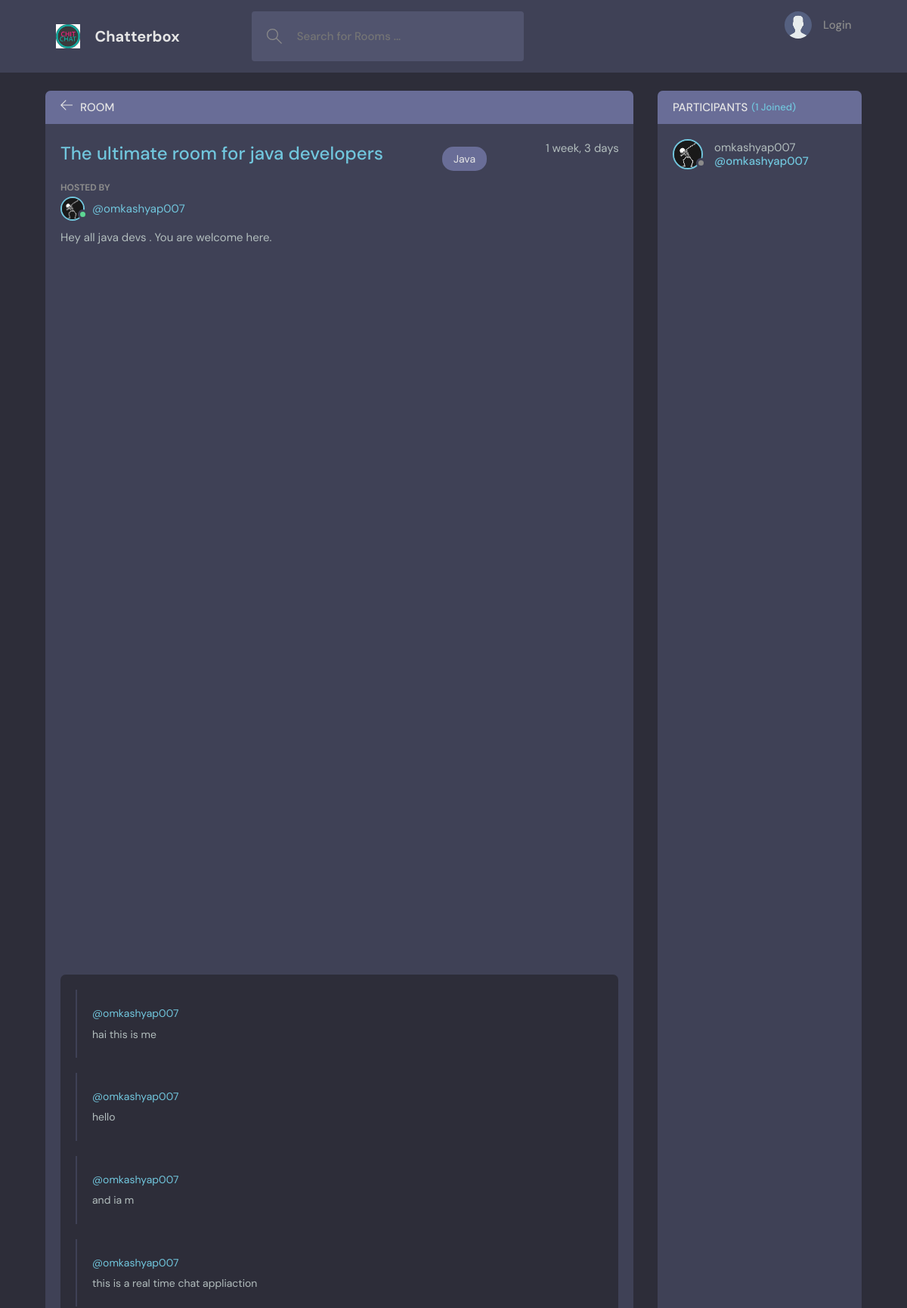
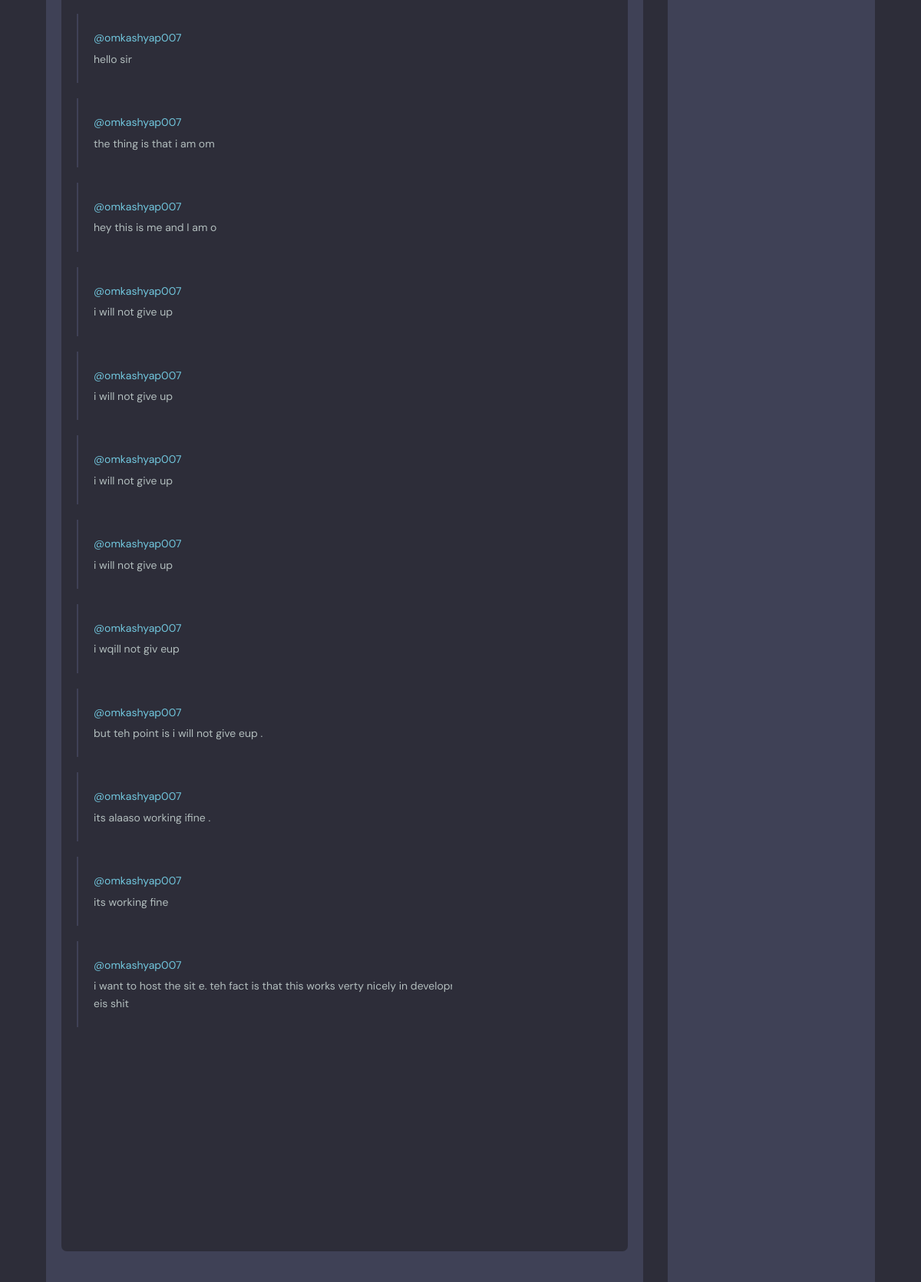
The app's page /room/2 (upper part) with its own data (2 pictures, top to bottom).
### base/models.py (models this page shows, shortened)
class Chatroom(models.Model) :
    host = models.ForeignKey(User , on_delete = models.CASCADE )
    topic = models.ForeignKey("base.Topic", verbose_name="topic", on_delete=models.SET_NULL , null = True)
    roomname = models.CharField(max_length = 200 )
    description = models.TextField(null = True ,  blank = True)
    participants = models.ManyToManyField(User, verbose_name="participants" , related_name = "participants"  )
    updated = models.DateTimeField(auto_now = True)
    created = models.DateTimeField(auto_now_add = True)
    class Meta :
        ordering = ["-updated" , "-created"]

class Topic(models.Model) :
    name = models.CharField(max_length = 100)
    created = models.DateTimeField(auto_now_add = True)
    class Meta :
        ordering = ["created"]
    def __str__(self):
        return str(self.name)

class Profile(models.Model) :
    user = models.OneToOneField(User , on_delete = models.CASCADE)
    image = models.ImageField(default = "default.jpg" , upload_to = "profile_pics")
    first_name = models.CharField(max_length=50 , blank = True , null = True)
    last_name = models.CharField(max_length=50 , blank = True , null = True)
    aboutuser = models.TextField(null = True , blank = True)

class Message(models.Model) :
    user = models.ForeignKey(User , on_delete = models.CASCADE)
    room = models.ForeignKey(Chatroom , on_delete = models.CASCADE)
    body = models.TextField()
    udpated = models.DateTimeField(auto_now = True)
    created = models.DateTimeField(auto_now_add = True)
    class Meta:
        ordering = ["-udpated" , "-created"]

### base/views.py (the view)
# urls.py: path("room/<int:pk>", base_views.Room, name="chat-room"),
def Room(request, pk):
    user = request.user
    room = Chatroom.objects.get(id = pk)
    if not room :
        return redirect("chat-home")
    room_messages = room.message_set.all()[:20]
    context = {"room": room , "room_messages" : room_messages , "user" : user }
    return render(request, "base/roomPage.html", context)

### base/templates/base/roomPage.html (shortened to what this page needs)
{% extends "base.html" %} {% block content %}
<main class="profile-page layout layout--2">
  <div class="container">
    <div class="room">
      <div class="room__top">
        <div class="room__topLeft">
          <a href="{% url 'chat-home' %}">
            <svg
              version="1.1"
              xmlns="http://www.w3.org/2000/svg"
              width="32"
              height="32"
              viewBox="0 0 32 32"
            >
              <title>arrow-left</title>
              <path
                d="M13.723 2.286l-13.723 13.714 13.719 13.714 1.616-1.611-10.96-10.96h27.625v-2.286h-27.625l10.965-10.965-1.616-1.607z"
              ></path>
            </svg>
          </a>
          <h3>Room</h3>
        </div>
      </div>
      <div class="room__box scroll">
        <div class="room__header scroll">
          <div class="room__info">
            <h3>{{room.roomname}}</h3>
            <span class="room__topics">{{room.topic}}</span>
            <span>{{room.created|timesince}}</span>
          </div>
          <div class="room__hosted">
            <p>Hosted By</p>
            <a
              href="{% url 'user-profile' pk=room.host.id %}"
              class="room__author"
            >
              <div
                class="avatar avatar--small {% if room.host.is_active %}active{% endif %}"
              >
                <img src="{{room.host.profile.image.url}}" />
              </div>
              <span>@{{room.host.username}}</span>
            </a>
          </div>
          <div class="room__details">{{room.description}}</div>
        </div>
        <div class="room__conversation">
          <div id = "thread_scroll" class="threads scroll" >
            {% for message in room_messages %}
            <div class="thread">
              <div class="thread__top">
                <div class="thread__author">
                  <a
                    href="{% url 'user-profile' pk=message.user.id %}"
                    class="thread__authorInfo"
                  >
                    <span>@{{message.user}}</span>
                  </a>
                </div>
              </div>
              <div class="thread__details">{{message.body}}</div>
            </div>
            {% endfor %}
          </div>
        </div>
      </div>
    </div>
    <div class="participants">
      <h3 class="participants__top">
        Participants <span>({{room.participants.all.count}} Joined)</span>
      </h3>
      <div class="participants__list scroll">
        {% for participant in room.participants.all %}
        <a
          href="{% url 'user-profile' pk=participant.id %}"
          class="participant"
        >
          <div
            class="avatar avatar--medium {% if request.user.is_active %}active{% endif %}"
          >
            <img src="{{participant.profile.image.url}}" />
          </div>
          <p>
            {% if participant.first_name %}
            {{participant.first_name}}
             {% if participant.last_name %}
             {{participant.last_name}}
             {% endif %}
             {% else %}
              {{participant.username}}
               {% endif %}
            <span>@{{participant.username}}</span>
          </p>
        </a>
        {% endfor %}
      </div>
    </div>
  </div>
</main>
{% endblock content %}

### templates/base.html (shortened to what this page needs)
{% load static %}
<!DOCTYPE html>
<html lang="en">
  <head>
    <link rel="stylesheet" href="{% static 'style/main.css' %}" />
  </head>
  <body>
    <header class="header header--loggedIn">
      <div class="container">
        <a href="/" class="header__logo">
          <img src="{% static 'images/logo.jpg' %}" />
          <h1>Chatterbox</h1>
        </a>
        <form class="header__search" method ="GET" action = "{% url 'chat-home' %}">
          <label>
              <input type = "text" placeholder = "Search for Rooms ..." name ="q" >
          </label>
        </form>
        <nav class="header__menu">
          {% if request.user.is_authenticated %}
          <div class="header__user">
            <a href="{% url 'user-profile' pk=request.user.id %}">
              <div class="avatar avatar--medium active">
                <img src="{{request.user.profile.image.url}}" />
              </div>
              <p>{% if user.profile.first_name %} {{user.profile.first_name}} {% if user.profile.last_name %} {{user.profile.last_name}} {% endif %} {% endif %} <span>@{{request.user.username}}</span></p>
            </a>
            <button class="dropdown-button">
              <svg version="1.1" xmlns="http://www.w3.org/2000/svg" width="32" height="32" viewBox="0 0 32 32">
                <title>chevron-down</title>
                <path d="M16 21l-13-13h-3l16 16 16-16h-3l-13 13z"></path>
              </svg>
            </button>
          </div>
          {% else %}
          <a href="{% url 'auth-login' %}">
            <img src="{% static 'assets/avatar.svg' %}" />
            <p>Login</p>
          </a>
          {% endif %}
        </nav>
      </div>
    </header>
    {% block content %}
    {% endblock content %}
  </body>
</html>

### base/templates/base/roomPage.html (style rules this page uses)
.form__group input, input, .form__group textarea, .form__group select, input[type="submit"] { background-color: var(--color-dark); border: 1px solid var(--color-dark-light); padding: 1rem; border-radius: 3px; width: 100%; color: var(--color-light); font-weight: 500; outline: none; }

### records on screen
Chatroom: roomname "The ultimate room for java developers", topic "Java", created "1 week, 3 days", host.profile.image (placeholder picture), host.username "omkashyap007", description "Hey all java devs . You are welcome here.", participants.all.count "1"
Message: user "omkashyap007", body "hai this is me"
Message: user "omkashyap007", body "hello"
Message: user "omkashyap007", body "and ia m"
Message: user "omkashyap007", body "this is a real time chat appliaction"
Message: user "omkashyap007", body "hello sir"
Message: user "omkashyap007", body "the thing is that i am om"
Message: user "omkashyap007", body "hey this is me and I am o"
Message: user "omkashyap007", body "i will not give up"
Message: user "omkashyap007", body "i will not give up"
Message: user "omkashyap007", body "i will not give up"
Message: user "omkashyap007", body "i will not give up"
Message: user "omkashyap007", body "i wqill not giv eup"
Message: user "omkashyap007", body "but teh point is i will not give eup ."
Message: user "omkashyap007", body "its alaaso working ifine ."
Message: user "omkashyap007", body "its working fine"
Message: user "omkashyap007", body "i want to host the sit e. teh fact is that this works verty nicely in development but the produtcion sit eis shit"

### other values on screen
{{ participant.username }} "omkashyap007"
